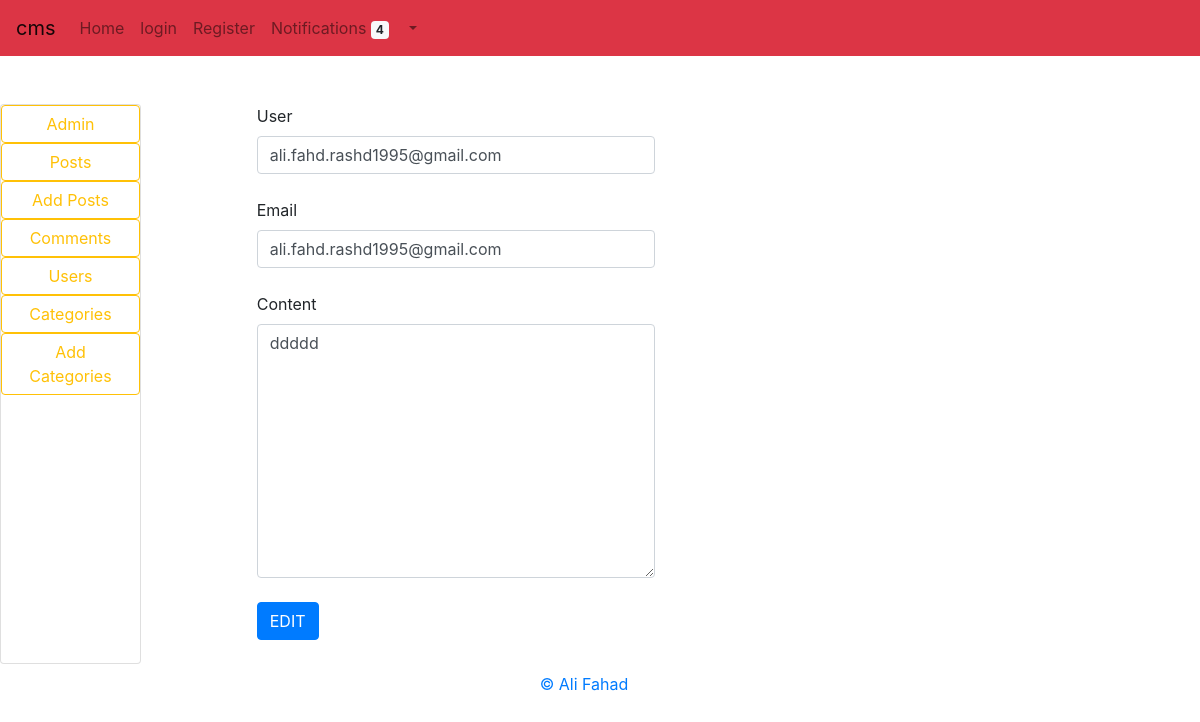
The page /admin/edit_comment.php?edit=37 on the database its author committed.
### tables this page shows
CREATE TABLE `comments` (
  `comment_id` int(255) NOT NULL,
  `comment_user` varchar(255) NOT NULL,
  `comment_date` date NOT NULL,
  `comment_image` text NOT NULL,
  `comment_content` text NOT NULL,
  `comment_post_id` int(255) NOT NULL,
  `comment_status` varchar(255) NOT NULL,
  `comment_email` varchar(255) NOT NULL
);

### admin/edit_comment.php (the view, shortened to what this page needs)
<?php include "nav.php"; ?>
<div class="container">
<div class="col-5 offset-1">
<?php
if(isset($_GET['edit'])) {
$id=$_GET['edit'];}
$query = "SELECT * FROM comments WHERE comment_id = '$id' ORDER BY comment_id DESC";
$select_posts = mysqli_query($connection,$query);
while($row = mysqli_fetch_assoc($select_posts)){
$comment_user         = $row['comment_user'];
$comment_email        = $row['comment_email'];
$comment_content         = $row['comment_content'];
$comment_post_id	       = $row['comment_post_id'];}
?>
<form method="post" enctype="multipart/form-data">
<label>User</label></br>
<input type="text" class="form-control" name="user" value="<?php echo $comment_user ; ?>" required> </br>
<label>Email</label></br>
<input type="text" class="form-control" name="email"  value="<?php echo $comment_email  ; ?>"></br>
<label>Content</label></br>
<textarea class="form-control" name="content" cols="10" rows="10"><?php echo $comment_content  ; ?></textarea></br>
<input class="btn btn-primary" type="submit" name="EDIT" value="EDIT"></br>
</form></br>
</div></div></br></div>
<?php include "../footer.php";?>

### rows shown on the page
comments: user "ali.fahd.rashd1995@gmail.com", email "ali.fahd.rashd1995@gmail.com", content "ddddd"
